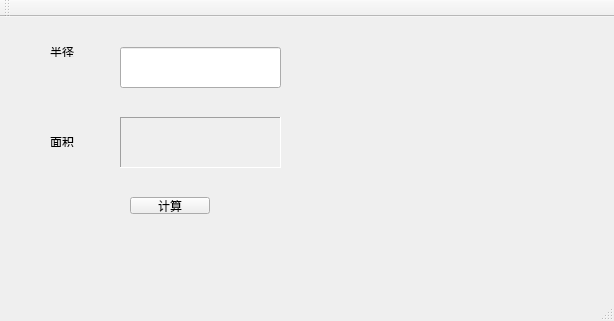
<?xml version="1.0" encoding="UTF-8"?>
<ui version="4.0">
 <class>MainWindow</class>
 <widget class="QMainWindow" name="MainWindow">
  <property name="geometry">
   <rect>
    <x>0</x>
    <y>0</y>
    <width>614</width>
    <height>321</height>
   </rect>
  </property>
  <property name="windowTitle">
   <string>MainWindow</string>
  </property>
  <widget class="QWidget" name="centralWidget">
   <widget class="QLabel" name="radiusLabel">
    <property name="geometry">
     <rect>
      <x>50</x>
      <y>30</y>
      <width>45</width>
      <height>10</height>
     </rect>
    </property>
    <property name="text">
     <string>半径</string>
    </property>
   </widget>
   <widget class="QLabel" name="areaLabel_1">
    <property name="geometry">
     <rect>
      <x>50</x>
      <y>120</y>
      <width>45</width>
      <height>10</height>
     </rect>
    </property>
    <property name="text">
     <string>面积</string>
    </property>
   </widget>
   <widget class="QLabel" name="areaLabel_2">
    <property name="geometry">
     <rect>
      <x>120</x>
      <y>100</y>
      <width>161</width>
      <height>51</height>
     </rect>
    </property>
    <property name="frameShape">
     <enum>QFrame::Panel</enum>
    </property>
    <property name="frameShadow">
     <enum>QFrame::Sunken</enum>
    </property>
    <property name="text">
     <string/>
    </property>
   </widget>
   <widget class="QLineEdit" name="radiuslineEdit">
    <property name="geometry">
     <rect>
      <x>120</x>
      <y>30</y>
      <width>161</width>
      <height>41</height>
     </rect>
    </property>
   </widget>
   <widget class="QPushButton" name="countBtn">
    <property name="geometry">
     <rect>
      <x>130</x>
      <y>180</y>
      <width>80</width>
      <height>17</height>
     </rect>
    </property>
    <property name="text">
     <string>计算</string>
    </property>
   </widget>
  </widget>
  <widget class="QMenuBar" name="menuBar">
   <property name="geometry">
    <rect>
     <x>0</x>
     <y>0</y>
     <width>614</width>
     <height>17</height>
    </rect>
   </property>
  </widget>
  <widget class="QToolBar" name="mainToolBar">
   <attribute name="toolBarArea">
    <enum>TopToolBarArea</enum>
   </attribute>
   <attribute name="toolBarBreak">
    <bool>false</bool>
   </attribute>
  </widget>
  <widget class="QStatusBar" name="statusBar"/>
 </widget>
 <layoutdefault spacing="6" margin="11"/>
 <resources/>
 <connections/>
</ui>
